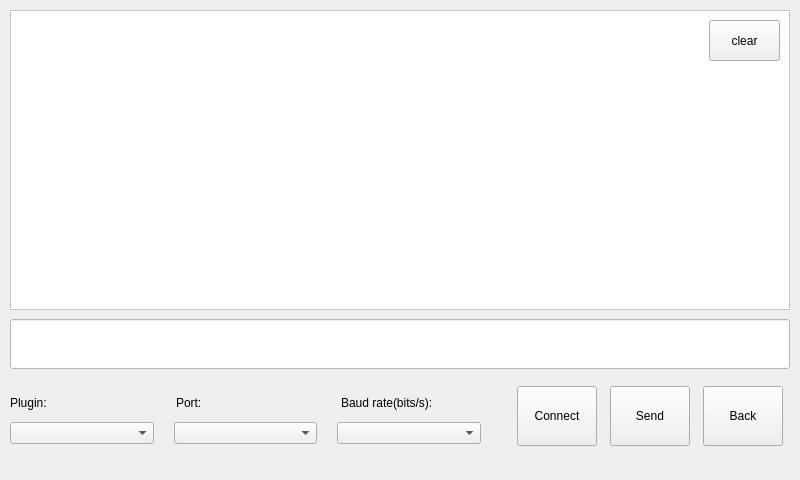
<?xml version="1.0" encoding="UTF-8"?>
<ui version="4.0">
 <class>can</class>
 <widget class="QMainWindow" name="can">
  <property name="geometry">
   <rect>
    <x>0</x>
    <y>0</y>
    <width>800</width>
    <height>480</height>
   </rect>
  </property>
  <property name="windowTitle">
   <string>MainWindow</string>
  </property>
  <widget class="QWidget" name="centralwidget">
   <widget class="QTextBrowser" name="rx_browser">
    <property name="geometry">
     <rect>
      <x>10</x>
      <y>10</y>
      <width>780</width>
      <height>300</height>
     </rect>
    </property>
    <property name="styleSheet">
     <string notr="true">background-color:#FFFFFF;</string>
    </property>
   </widget>
   <widget class="QPushButton" name="clear">
    <property name="geometry">
     <rect>
      <x>709</x>
      <y>20</y>
      <width>71</width>
      <height>41</height>
     </rect>
    </property>
    <property name="focusPolicy">
     <enum>Qt::NoFocus</enum>
    </property>
    <property name="styleSheet">
     <string notr="true"/>
    </property>
    <property name="text">
     <string>clear</string>
    </property>
   </widget>
   <widget class="QLineEdit" name="tx_edit">
    <property name="geometry">
     <rect>
      <x>10</x>
      <y>319</y>
      <width>780</width>
      <height>50</height>
     </rect>
    </property>
    <property name="styleSheet">
     <string notr="true">background-color:#FFFFFF;</string>
    </property>
   </widget>
   <widget class="QLabel" name="label_message">
    <property name="geometry">
     <rect>
      <x>10</x>
      <y>456</y>
      <width>781</width>
      <height>21</height>
     </rect>
    </property>
    <property name="text">
     <string/>
    </property>
   </widget>
   <widget class="QWidget" name="layoutWidget">
    <property name="geometry">
     <rect>
      <x>10</x>
      <y>390</y>
      <width>491</width>
      <height>25</height>
     </rect>
    </property>
    <layout class="QHBoxLayout" name="horizontalLayout">
     <item>
      <widget class="QLabel" name="label_plugin">
       <property name="text">
        <string>Plugin: </string>
       </property>
      </widget>
     </item>
     <item>
      <widget class="QLabel" name="label_port">
       <property name="text">
        <string>Port:</string>
       </property>
      </widget>
     </item>
     <item>
      <widget class="QLabel" name="label_rate">
       <property name="text">
        <string>Baud rate(bits/s): </string>
       </property>
      </widget>
     </item>
    </layout>
   </widget>
   <widget class="QWidget" name="layoutWidget">
    <property name="geometry">
     <rect>
      <x>10</x>
      <y>420</y>
      <width>471</width>
      <height>27</height>
     </rect>
    </property>
    <layout class="QHBoxLayout" name="horizontalLayout_2">
     <property name="spacing">
      <number>20</number>
     </property>
     <item>
      <widget class="QComboBox" name="plugin"/>
     </item>
     <item>
      <widget class="QComboBox" name="port"/>
     </item>
     <item>
      <widget class="QComboBox" name="rate"/>
     </item>
    </layout>
   </widget>
   <widget class="QWidget" name="layoutWidget">
    <property name="geometry">
     <rect>
      <x>510</x>
      <y>381</y>
      <width>281</width>
      <height>71</height>
     </rect>
    </property>
    <layout class="QHBoxLayout" name="horizontalLayout_3">
     <item>
      <widget class="QPushButton" name="connect">
       <property name="sizePolicy">
        <sizepolicy hsizetype="Fixed" vsizetype="Fixed">
         <horstretch>0</horstretch>
         <verstretch>0</verstretch>
        </sizepolicy>
       </property>
       <property name="minimumSize">
        <size>
         <width>80</width>
         <height>60</height>
        </size>
       </property>
       <property name="focusPolicy">
        <enum>Qt::NoFocus</enum>
       </property>
       <property name="text">
        <string>Connect</string>
       </property>
      </widget>
     </item>
     <item>
      <widget class="QPushButton" name="send">
       <property name="sizePolicy">
        <sizepolicy hsizetype="Fixed" vsizetype="Fixed">
         <horstretch>0</horstretch>
         <verstretch>0</verstretch>
        </sizepolicy>
       </property>
       <property name="minimumSize">
        <size>
         <width>80</width>
         <height>60</height>
        </size>
       </property>
       <property name="focusPolicy">
        <enum>Qt::NoFocus</enum>
       </property>
       <property name="text">
        <string>Send</string>
       </property>
      </widget>
     </item>
     <item>
      <widget class="QPushButton" name="can_back">
       <property name="sizePolicy">
        <sizepolicy hsizetype="Fixed" vsizetype="Fixed">
         <horstretch>0</horstretch>
         <verstretch>0</verstretch>
        </sizepolicy>
       </property>
       <property name="minimumSize">
        <size>
         <width>80</width>
         <height>60</height>
        </size>
       </property>
       <property name="focusPolicy">
        <enum>Qt::NoFocus</enum>
       </property>
       <property name="text">
        <string>Back</string>
       </property>
      </widget>
     </item>
    </layout>
   </widget>
  </widget>
 </widget>
 <resources/>
 <connections/>
</ui>
